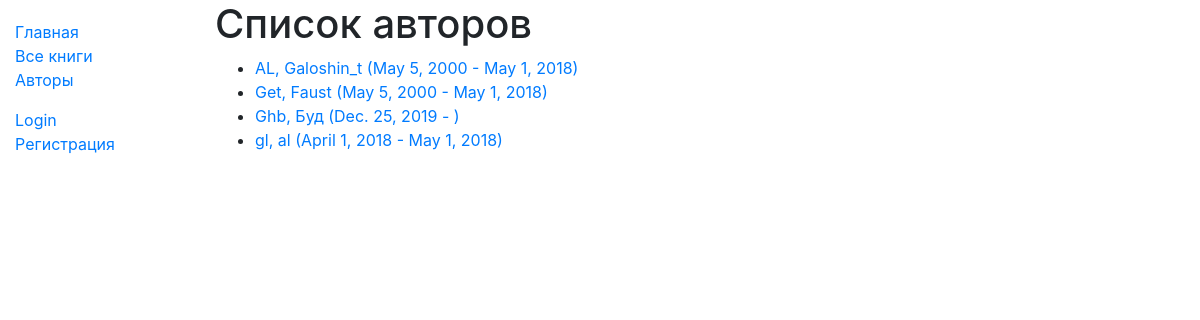
The app's page /catalog/authors/, older data.
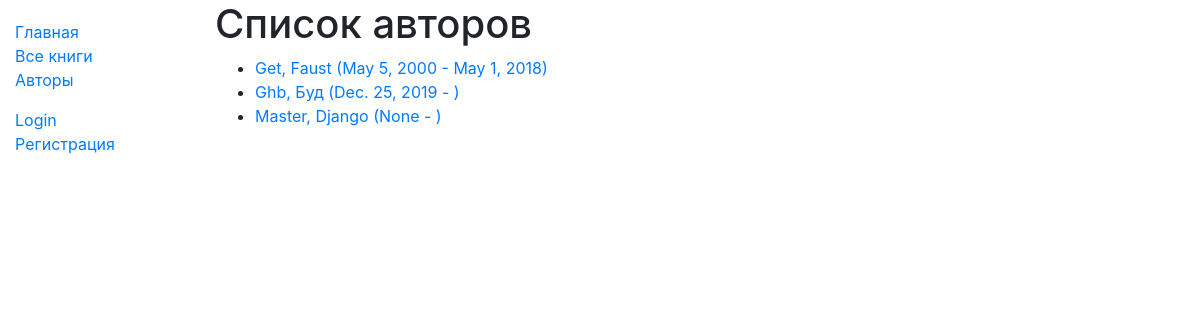
The same page, newer data.
### catalog/models.py (models this page shows)
class Author(models.Model):
    first_name = models.CharField(max_length=100)
    last_name = models.CharField(max_length=100)
    date_of_birth = models.DateField(null=True, blank=True)
    date_of_death = models.DateField('died', null=True, blank=True)
    class Meta:
        ordering = ['last_name', 'first_name']
    def get_absolute_url(self):
        return reverse('author-detail', args=[str(self.id)])
    def __str__(self):
        return '{0}, {1}'.format(self.last_name, self.first_name)

### catalog/views.py (the view)
# urls.py: path('authors/', views.AuthorListView.as_view(), name='authors'),
class AuthorListView(generic.ListView):
    model = Author
    paginate_by = 10

### catalog/templates/catalog/author_list.html (shortened to what this page needs)
{% extends "base_generic.html" %}
{% block content %}
<h1>Список авторов</h1>
{% if author_list %}
  <ul>
  {% for author in author_list %}
    <li>
      <a href="{{ author.get_absolute_url }}">
      {{ author }} ({{author.date_of_birth}} - {% if author.date_of_death %}{{author.date_of_death}}{% endif %})
      </a>
    </li>
  {% endfor %}
 </ul>
{% else %}
  <p>Нет доступных авторов.</p>
{% endif %}
{% endblock %}

### catalog/templates/base_generic.html (shortened to what this page needs)
<!DOCTYPE html>
<html lang="en">
<head>
  <link rel="stylesheet" href="https://stackpath.bootstrapcdn.com/bootstrap/4.1.3/css/bootstrap.min.css">
  {% load static %}
  <link rel="stylesheet" href="{% static 'css/styles.css' %}">
</head>
<body>
  <div class="container-fluid">
    <div class="row">
      <div class="col-sm-2">
      {% block sidebar %}
        <ul class="sidebar-nav">
          <li><a href="{% url 'index' %}">Главная</a></li>
          <li><a href="{% url 'books' %}">Все книги</a></li>
          <li><a href="{% url 'authors' %}">Авторы</a></li>
            <p>{% if user.is_authenticated %}</p>
         <li>Пользователь: {{ user.get_username }}</li>
         <li><a href="{% url 'my-borrowed' %}">Мой заимствованые книги</a></li>
         <li><a href="{% url 'logout'%}?next={{request.path}}">Logout</a></li>
   {% else %}
     <li><a href="{% url 'login' %}?next={{request.path}}">Login</a></li>
     <li><a href="{% url 'register' %}">Регистрация</a></li>
   {% endif %}
        </ul>
     {% endblock %}
      </div>
      <div class="col-sm-10 ">{% block content %}{% endblock %}</div>
    </div>
  </div>
</body>
</html>

### catalog/static/css/styles.css (style rules this page uses)
.sidebar-nav { margin-top: 20px; padding: 0; list-style: none; }

Row changes from the older to the newer data that the page shows:
removed Author: last_name+first_name "AL, Galoshin_t", date_of_birth "May 5, 2000", date_of_death "May 1, 2018"
removed Author: last_name+first_name "gl, al", date_of_birth "April 1, 2018", date_of_death "May 1, 2018"
added Author: last_name+first_name "Master, Django", date_of_birth "None"
